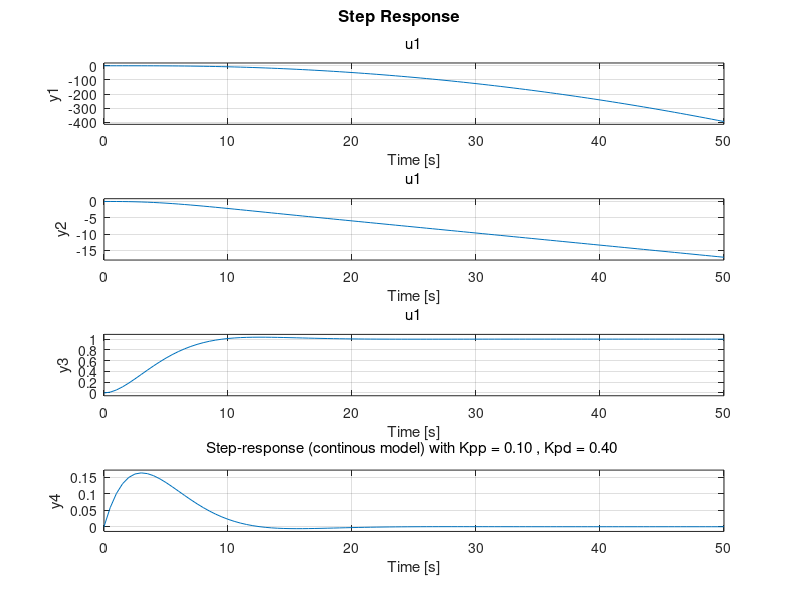
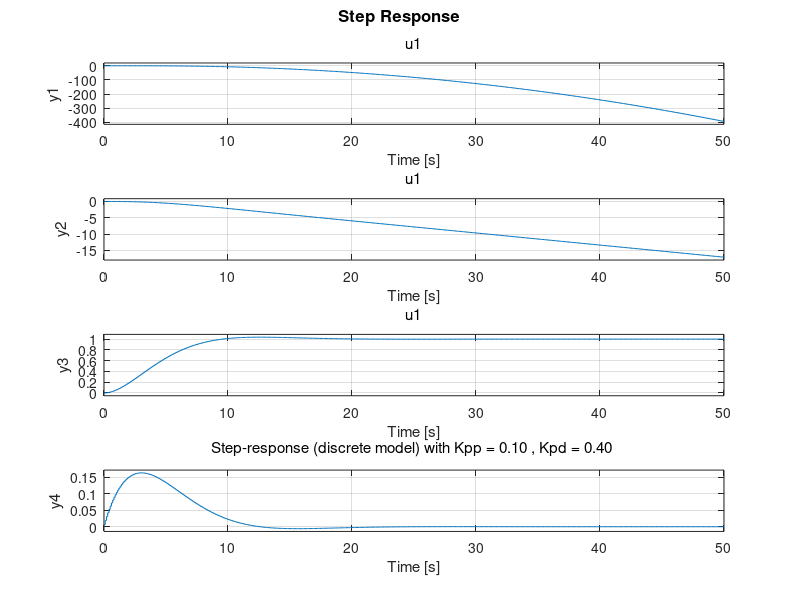

The MATLAB script that drew these images, in order:
%%% Physical constants of the helicopter %%%
la = 0.63;  % Distance from elevation axis to helicopter body [m]
lh = 0.18;  % Distance from pitch axis to motor [m]
Kf = 0.25;  % Force constant, motor [N/V]
Je = 0.83;  % Moment of inertia for elevation [kg m^2]
Jt = 0.83;  % Moment of inertia for travel [kg m^2]
Jp = 0.034; % Moment of inertia for pitch [kg m^2]
mh = 1.05;  % Mass of helicopter [kg]
mw = 1.87;  % Balance weight [kg]
mg = 0.05;  % Effective mass of helicopter [kg]
Kp = 0.49;  % Force to lift the helicopter form the ground [N]

K1 = Kf*lh / Jp;
K2 = Kp*la / Jt;

%%% CONTROLLER VARIABLES %%%
Kpp = 0.1;
Kpd = 0.4;

%%% CONTINOUS TIME MODEL %%%
% x_dot = A_c*x + B_c * u
% x = [travel, 
%      travelrate,
%      pitch,
%      pitchrate]
% u = pitch_setpoint
Ac = [0, 1,       0,       0;
      0, 0,     -K2,       0;
      0, 0,       0,       1;
      0, 0, -K1*Kpp, -K1*Kpd];

Bc = [     0;
           0;
           0;
      K1*Kpp];

Cc = eye(4);
continous_heli_model = ss(Ac, Bc, Cc, 0);

%%% DISCRETE TIME MODEL %%%
Ts = 0.1;
discrete_heli_model = c2d(continous_heli_model, Ts, 'foh');

%%% PLOT STEP RESPONSE OF CONTINOUS TIME MODEL %%%
figure(1);
step(continous_heli_model, 50);
title(sprintf('Step-response (continous model) with Kpp = %-5.2f, Kpd = %-5.2f', Kpp, Kpd));

%%% PLOT STEP RESPONSE OF DISCRETE TIME MODEL %%%
figure(2);
step(discrete_heli_model, 50);
title(sprintf('Step-response (discrete model) with Kpp = %-5.2f, Kpd = %-5.2f', Kpp, Kpd));


%%% OPTIMAL TRAJECTORY %%%
travel_startpoint = pi;
travel_endpoint = 0;